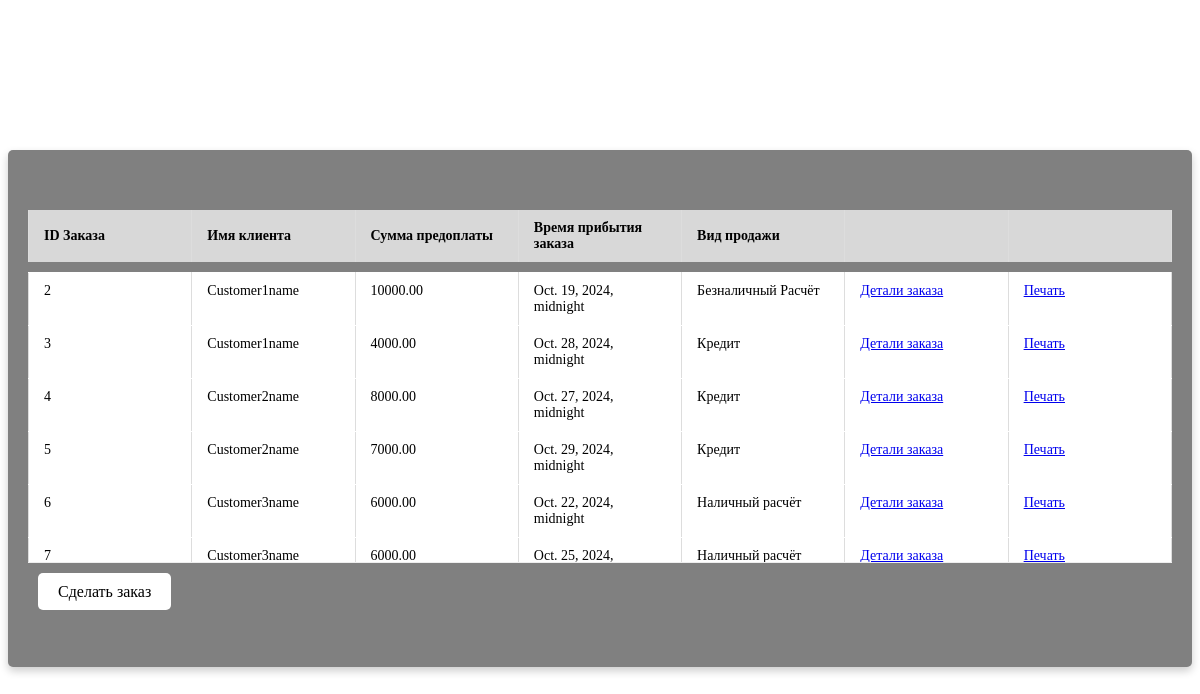
The page /order_cust/ on the database as committed earlier.
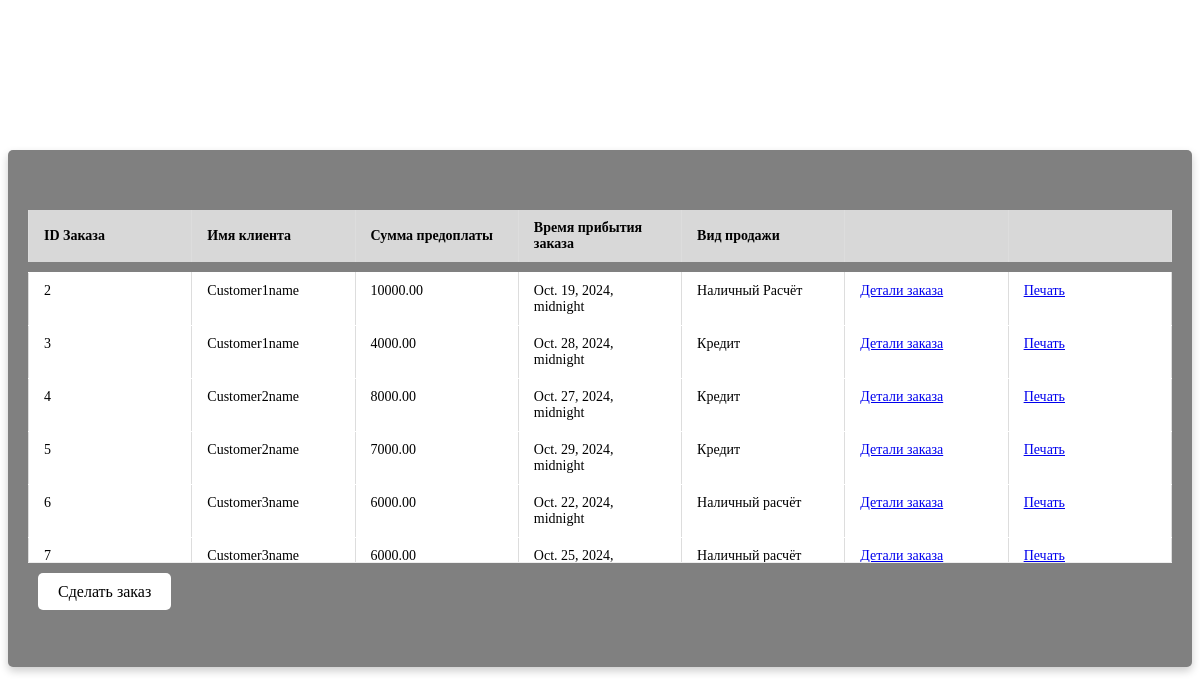
The same page on the database as committed later.
### main/models.py (models this page shows, shortened)
class OrderCust(models.Model):
    date = models.DateTimeField(default=datetime.now())
    customer = models.ForeignKey(to=User, on_delete=models.CASCADE, default=None)
    customer_name = models.CharField(max_length=100)
    customer_phone = models.CharField(max_length=20)
    car = models.CharField(max_length=100)
    prepayment = models.DecimalField(max_digits=10, decimal_places=2)
    delivery_time = models.DateTimeField()
    type_sale = models.CharField(default='Наличный расчёт', max_length=100)

### main/views.py (the view)
# urls.py: path('order_cust/', views.order_cust, name='order_cust'),
def order_cust(request):
    context = {'title': 'Заказы покупателей',
               'orders': OrderCust.objects.all(),
               }
    return render(request, 'main/order_cust.html', context)

### main/templates/main/order_cust.html (shortened to what this page needs)
{% extends 'main/base.html'%}
{% block content %}
<div class="scroll-table">
    <table id="order_table">
        <thead>
        <tr>
            <th>ID Заказа</th>
            <th>Имя клиента</th>
            <th>Сумма предоплаты</th>
            <th>Время прибытия заказа</th>
            <th>Вид продажи</th>
            <th></th>
            <th></th>
        </tr>
        </thead>
    </table>
    <div class="scroll-table-body">
        <table>
            <tbody>
            {% for order in orders %}
            <tr>
                <td>{{ order.id }}</td>
                <td>{{ order.customer_name }}</td>
                <td>{{ order.prepayment }}</td>
                <td>{{ order.delivery_time }}</td>
                <td>{{ order.type_sale }}</td>
                <td>
                    <a href="{% url 'main:create_order_cust_detail' order.id %}">Детали заказа</a>
                </td>
                <td>
                    <a href="{% url 'main:form_order_cust' order.id %}">Печать</a>
                </td>
            </tr>
            {% endfor %}
            </tbody>
        </table>
    </div>
</div>
<p>
    <a href="{% url 'main:create_order_cust' %}" class="btn">Сделать заказ</a>
</p>
{% endblock %}

Rows that differ between the two databases and show on the page:
changed OrderCust id 2: type_sale "Безналичный Расчёт" → "Наличный Расчёт"
